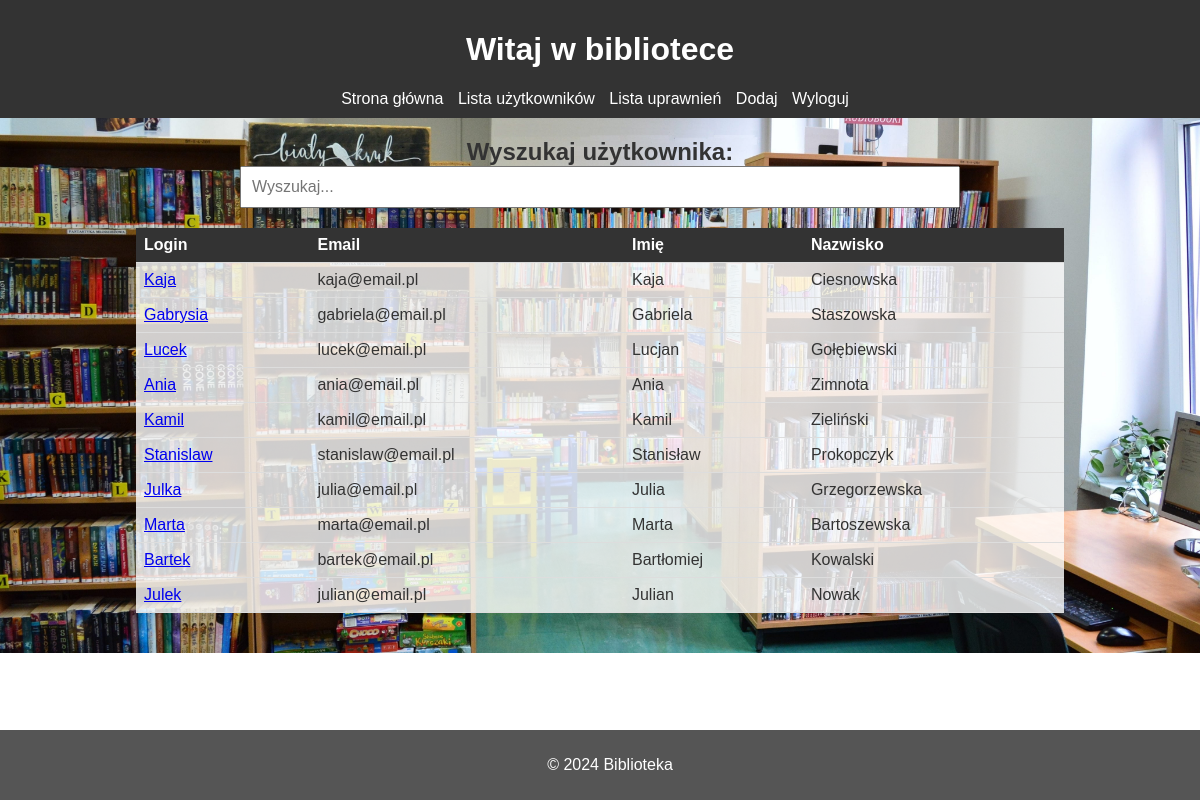
Page /users/ (signed in) on the committed database.
### uzytkownicy/models.py (models this page shows, shortened)
class User(AbstractUser):
    choices = [(0, 'Męźczyzna'),
               (1, 'Kobieta')]
    Telefon = models.CharField(max_length=9,null=False, validators=[regex_telefon])
    Pesel = models.CharField(max_length=11, unique=True, null=False, validators=[regex_pesel, validate_pesel])
    Data_urodzenia = models.DateField(null = False)
    password_db = models.CharField(max_length=15, null=False, blank=False, validators=[password_validator])
    generated_password = models.CharField(max_length=15, null=False, blank=False, validators=[password_validator])
    Plec = models.IntegerField(choices=choices, null=False)
    pracownik = models.BooleanField(default = False)
    utworzony = models.DateTimeField(auto_now_add=True)
    edytowany = models.DateTimeField(auto_now=True)
    is_deleted = models.BooleanField(default=False)
    REQUIRED_FIELDS = ['Telefon', 'Pesel', 'Data_urodzenia', 'Plec']

### uzytkownicy/views.py (the view, shortened to what this page needs)
# urls.py: path('users/', views.ListUsersView.as_view(), name='users'),
class ListUsersView(UserPassesTestMixin, ListView):
    model = User
    template_name = 'listUsers.html'
    def test_func(self) -> bool | None:
        return Permissions.objects.get(User=self.request.user.id).List_user
    def get_queryset(self):
        query = self.request.GET.get('q')
        if query != None:
            users = User.objects.filter(Q(first_name__icontains=query) |
                                            Q(last_name__icontains=query) |
                                            Q(username__icontains=query) |
                                            Q(user__permissions__icontaints=query),
                                            is_superuser=False, is_deleted=False).order_by('-utworzony')
            return users
        else:
            users = User.objects.filter(is_superuser=False,
                    is_deleted=False).order_by('-utworzony')
            return users

### uzytkownicy/templates/listUsers.html (shortened to what this page needs)
<!DOCTYPE html>
{% load static %}
<html lang="en">
<head>
</head>
<body>
    <header>
        <h1>Witaj w bibliotece</h1>
        <nav>
            <ul>
                <li><a href="{% url 'home' %}">Strona główna</a></li>
                <li><a href="{% url 'users' %}">Lista użytkowników</a></li>
                <li><a href="{% url 'list-permissions' %}">Lista uprawnień</a></li>
                <li><a href="{% url 'addUser' %}">Dodaj</a></li>
                {% if user.is_authenticated %}
                <li><a href="{% url 'logout' %}">Wyloguj</a></li>
            {% else %}
                <li><a href="{% url 'login' %}">Zaloguj</a></li>
                <li><a href="{% url 'register' %}">Zarejestruj</a></li>
            {% endif %}
            </ul>
        </nav>
    </header>
    <main>
        <form action="" method="get">
            <label for="search">Wyszukaj użytkownika:</label>
            <br>
            <input id="search" name="q" type="text" placeholder="Wyszukaj...">
        </form>
        <table>
            <tr>
                <th>Login</th>
                <th>Email</th>
                <th>Imię</th>
                <th>Nazwisko</th>
            </tr>
            {% for user in object_list %}
            <tr>
                <td><a href="{% url 'user' user.id %}">{{ user.username }}</a></td>
                <td>{{ user.email }}</td>
                <td>{{ user.first_name }}</td>
                <td>{{ user.last_name }}</td>
            </tr>
            {% endfor %}
        </table>
    </main>
    <footer>
        <p>&copy; 2024 Biblioteka</p>
    </footer>
</body>
</html>

### rows in the picture
User: username "Kaja", email "kaja@email.pl", first_name "Kaja", last_name "Ciesnowska"
User: username "Gabrysia", email "gabriela@email.pl", first_name "Gabriela", last_name "Staszowska"
User: username "Lucek", email "lucek@email.pl", first_name "Lucjan", last_name "Gołębiewski"
User: username "Ania", email "ania@email.pl", first_name "Ania", last_name "Zimnota"
User: username "Kamil", email "kamil@email.pl", first_name "Kamil", last_name "Zieliński"
User: username "Stanislaw", email "stanislaw@email.pl", first_name "Stanisław", last_name "Prokopczyk"
User: username "Julka", email "julia@email.pl", first_name "Julia", last_name "Grzegorzewska"
User: username "Marta", email "marta@email.pl", first_name "Marta", last_name "Bartoszewska"
User: username "Bartek", email "bartek@email.pl", first_name "Bartłomiej", last_name "Kowalski"
User: username "Julek", email "julian@email.pl", first_name "Julian", last_name "Nowak"
